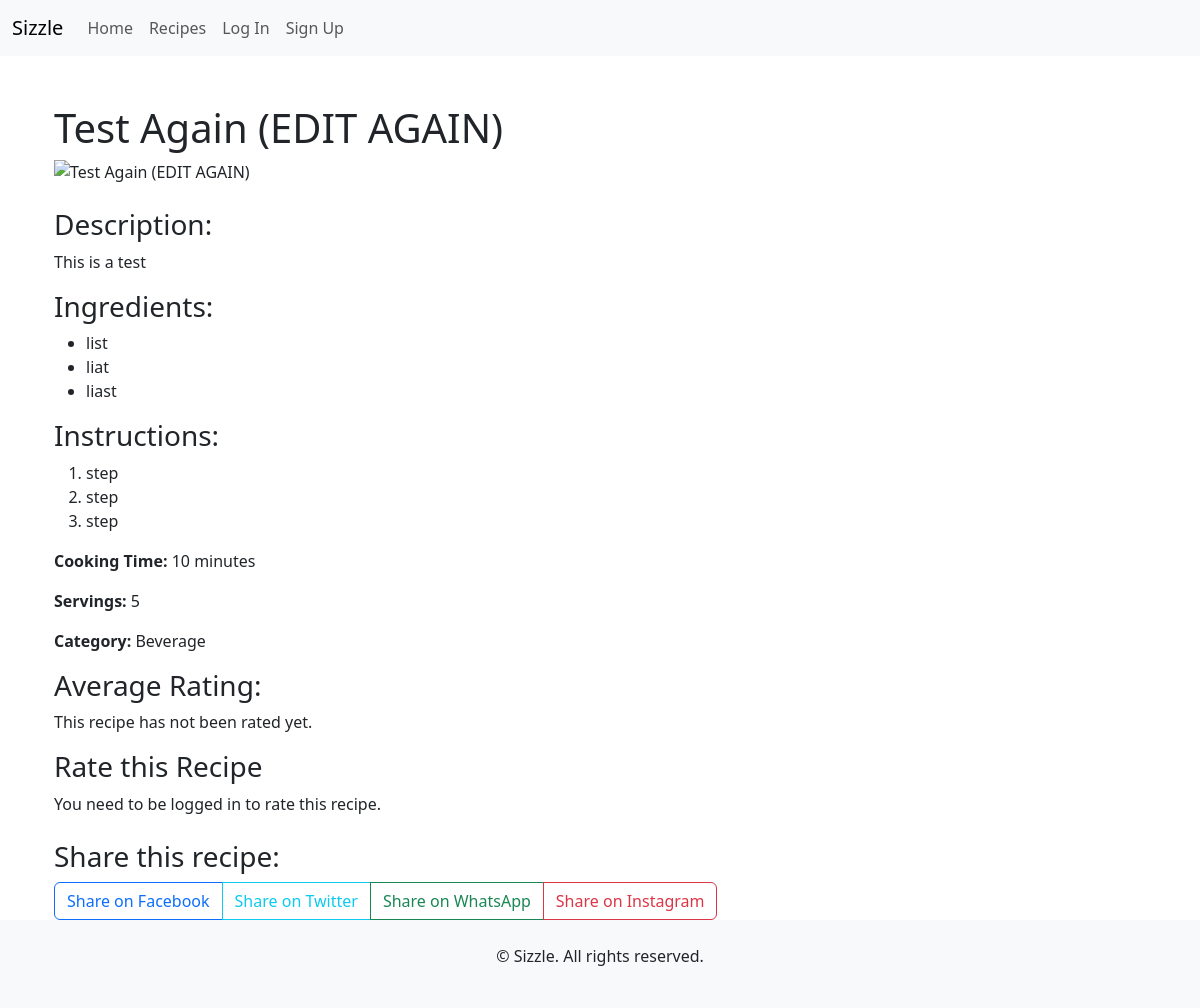
/recipe/test-again/, run on an earlier commit of the app's database.
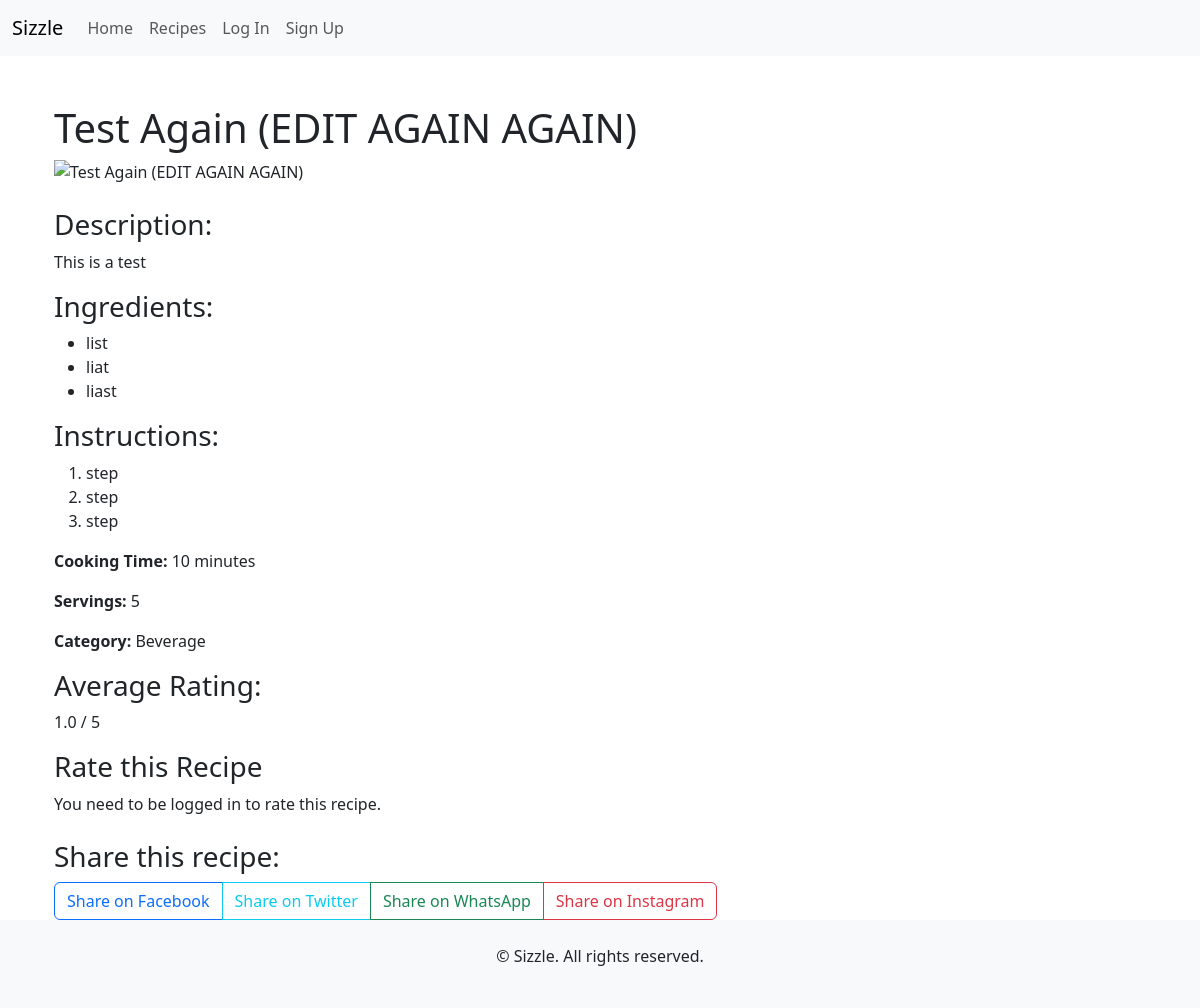
And on a later commit of the database.
### recipes/models.py (models this page shows, shortened)
class Recipe(models.Model):
    title = models.CharField(max_length=35, unique=True)
    slug = models.SlugField(max_length=45, unique=True)
    author = models.ForeignKey(User, on_delete=models.CASCADE, related_name="user_recipes")
    featured_image = CloudinaryField('image', default='placeholder')
    description = models.TextField(max_length=45)
    ingredients = models.TextField(null=True, blank=True)
    instructions = models.TextField()
    cooking_time = models.IntegerField()
    servings = models.IntegerField()
    category = models.CharField(max_length=100, null=True, blank=True)
    created_on = models.DateTimeField(auto_now_add=True)
    average_rating = models.FloatField(default=0)
    class Meta:
        ordering = ['-created_on']

### recipes/views.py (the view)
# urls.py: path('recipe/<slug:slug>/', views.recipe_detail, name='recipe_detail'), # Recipe detail page
def recipe_detail(request, slug):
    recipe = get_object_or_404(Recipe, slug=slug)
    existing_rating = None
    if request.user.is_authenticated:
        existing_rating = recipe.ratings.filter(user=request.user).first()
    if request.method == 'POST':
        if request.user.is_authenticated:
            rating_form = RatingForm(request.POST)
            if rating_form.is_valid():
                if existing_rating:
                    existing_rating.score = rating_form.cleaned_data['score']
                    existing_rating.save()
                    messages.success(request, 'Your rating has been updated!')
                else:
                    rating = rating_form.save(commit=False)
                    rating.recipe = recipe
                    rating.user = request.user
                    rating.save()
                    messages.success(request, 'Your rating has been submitted!')
                recipe.update_average_rating()
                return redirect('recipe_detail', slug=slug)
            else:
                messages.error(request, 'Please correct the errors below.')
        else:
            messages.error(request, 'You need to be logged in to rate this recipe.')
    else:
        rating_form = RatingForm()
    return render(request, 'recipes/recipe_detail.html', {
        'recipe': recipe,
        'rating_form': rating_form,
        'existing_rating': existing_rating,
    })

### templates/recipes/recipe_detail.html (shortened to what this page needs)
{% extends 'base.html' %}
{% block content %}
<div class="container mt-5">
    <h1>{{ recipe.title }}</h1>
    {% if recipe.featured_image %}
    <img src="{{ recipe.featured_image.url }}" alt="{{ recipe.title }}" class="img-fluid mb-4">
    {% endif %}
    <h3>Description:</h3>
    <p>{{ recipe.description }}</p>
    <h3>Ingredients:</h3>
    <ul>
        {% for ingredient in recipe.ingredients.splitlines %}
        <li>{{ ingredient }}</li>
        {% endfor %}
    </ul>
    <h3>Instructions:</h3>
    <ol>
        {% for instruction in recipe.instructions.splitlines %}
        <li>{{ instruction }}</li>
        {% endfor %}
    </ol>
    <p><strong>Cooking Time:</strong> {{ recipe.cooking_time }} minutes</p>
    <p><strong>Servings:</strong> {{ recipe.servings }}</p>
    <p><strong>Category:</strong> {{ recipe.category }}</p>
    <h3>Average Rating:</h3>
    {% if recipe.average_rating %}
    <p>{{ recipe.average_rating|floatformat:1 }} / 5</p>
    {% else %}
    <p>This recipe has not been rated yet.</p>
    {% endif %}
    <h3>Rate this Recipe</h3>
    {% if user.is_authenticated %}
        <form method="post">
            {% csrf_token %}
            {{ rating_form.as_p }}
            <button type="submit" class="btn btn-primary">Submit Rating</button>
        </form>
        {% if existing_rating %}
            <p>Your current rating: {{ existing_rating.score }}</p>
        {% else %}
            <p>You have not rated this recipe yet.</p>
        {% endif %}
    {% else %}
        <p>You need to be logged in to rate this recipe.</p>
    {% endif %}
    <div class="social-share mt-4">
        <h3>Share this recipe:</h3>
        <div class="btn-group" role="group" aria-label="Social Media Share Buttons">
            <a href="https://www.facebook.com/sharer/sharer.php?u={{ request.build_absolute_uri }}" target="_blank"
                class="btn btn-outline-primary">Share on Facebook</a>
            <a href="https://twitter.com/intent/tweet?text={{ recipe.title }}&url={{ request.build_absolute_uri }}"
                target="_blank" class="btn btn-outline-info">Share on Twitter</a>
            <a href="https://api.whatsapp.com/send?text={{ recipe.title }} {{ request.build_absolute_uri }}"
                target="_blank" class="btn btn-outline-success">Share on WhatsApp</a>
            <button class="btn btn-outline-danger" data-bs-toggle="modal" data-bs-target="#instagramModal">Share on
                Instagram</button>
        </div>
    </div>
</div>
{% endblock %}

What changed in the data, as far as the page shows it:
changed Recipe "This is a test": title "Test Again (EDIT AGAIN)" → "Test Again (EDIT AGAIN AGAIN)"; average_rating (not shown) → "1.0"
Also different on the page:
text no longer shown: "This recipe has not been rated yet."
text now shown: "/ 5"
